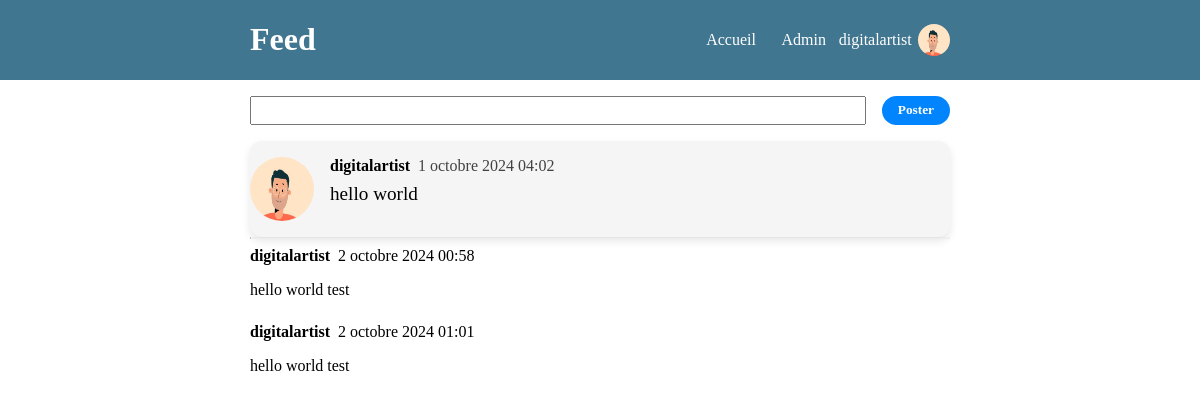
/1/ (signed in), run on the app's committed database.
### feed/models.py (models this page shows)
class Message(models.Model):
    content =  models.CharField(max_length=250)
    created_at = models.DateTimeField(auto_now_add=True)
    user = models.ForeignKey(User, on_delete=models.CASCADE)
    response_to = models.ForeignKey('self', on_delete=models.PROTECT, null=True)

### feed/views.py (the view)
# urls.py: path('<int:id>/', views.details)
def details(request, id):
    if request.method == "POST":
        content = request.POST.get('content')
        user = request.user
        Message.objects.create(content=content, user=user, response_to=Message.objects.get(id=id))
    context = {
    }
    context["message"]  = Message.objects.get(id=id)
    context["comments"]  = Message.objects.filter(response_to=id)
    return render(request, 'detail.html', context=context)

### feed/templates/detail.html
{% extends 'base.html' %}
{% block content %}
<div>
    <div>{% include 'form.html' with action=request.path %}</div>
    <div>{% include 'message.html' with message=message %}</div>
    {% for comment in comments %}
    <div class="comment_container">
        <div class="comment_header">
        <div class="comment_username">{{ comment.user.username }}</div>
        <div>{{ comment.created_at }}</div>
        </div>
        <div class="comment_content">{{ comment.content }}</div>
        </div>
    {% endfor %}
</div>
{% endblock %}

### feed/templates/base.html (shortened to what this page needs)
{% load static %}
<!DOCTYPE html>
<html lang="fr">
<head>
    <link rel="stylesheet" type="text/css" href="{% static 'css/style.css' %}" />
</head>
<body>
    <header>
        <div id="header_container">
            <h1>Feed</h1>
            <nav id="nav_bar">
                <a href="/">Accueil</a>
                <a href="/admin/">Admin</a>
                {% if request.user.is_authenticated %}
                <div class="avatar_container">
                    <span>{{ request.user.username }}</span>
                    <img class="user_avatar" src="{% static 'images/avatar.jpg' %}" alt="{{ request.user.username }}" />
                </div>
                {% else %}
                <a href="/admin/login/?next=/">Se connecter</a>
                {% endif %}
            </nav>
        </div>
    </header>
<div id="container">
    {% block content %}{% endblock content %}
</div>
</body>
</html>

### feed/templates/message.html
{% load static %}
<a href="/{{ message.id }}/" class="message_container">
    <img class="message_avatar" src="{% static 'images/avatar.jpg' %}" alt="{{ request.user.username }}" />
    <div>
        <div class="message_header">
            <div class="message_username">{{ message.user.username }}</div>
            <div class="message_created_at">{{ message.created_at }}</div>
        </div>
        <div class="message_content">{{ message.content }}</div>
    </div>
</a>
<hr />

### feed/static/css/style.css (style rules this page uses)
* { font-family: Verdana; }
body { margin: 0; }
header { background: #417690; color: white; }
#header_container { display: flex; align-items: center; justify-content: space-between; width: 700px; margin: auto; }
#nav_bar { display: flex; align-items: center; }
#nav_bar > a { color: white; text-decoration: none; padding: 0 0.8rem; }
.avatar_container { display: flex; align-items: center; }
.user_avatar { height: 32px; width: 32px; border-radius: 50%; margin-left: 0.4rem; }
hr { border-top: 1px solid #84848410; margin: 0; }
#container { width: 700px; margin: auto; }
.message_container { text-decoration: none; color: black; display: flex; flex: 1; padding: 1rem 0; border-radius: 12px; background-color: #f5f5f5; box-shadow: 0 4px 8px rgba(0, 0, 0, 0.1); }
.message_header { display: flex; }
.message_username { font-weight: bold; margin-right: 0.5rem; }
.message_created_at { color: #424242; }
.message_content { font-size: 1.2rem; padding: 0.5rem 0; }
.message_avatar { height: 64px; width: 64px; border-radius: 50%; margin-right: 1rem; }
.comment_container { margin: 0.5rem 0; }
.comment_header { display: flex; }
.comment_username { font-weight: bold; margin-right: 0.5rem; }
.comment_content { padding: 1rem 0; }

### data on the page
Message: user.username "digitalartist", created_at "1 octobre 2024 04:02", content "hello world"
Message: user.username "digitalartist", created_at "2 octobre 2024 00:58", content "hello world test"
Message: user.username "digitalartist", created_at "2 octobre 2024 01:01", content "hello world test"

### other printed values
{{ request.user.username }} "digitalartist"
